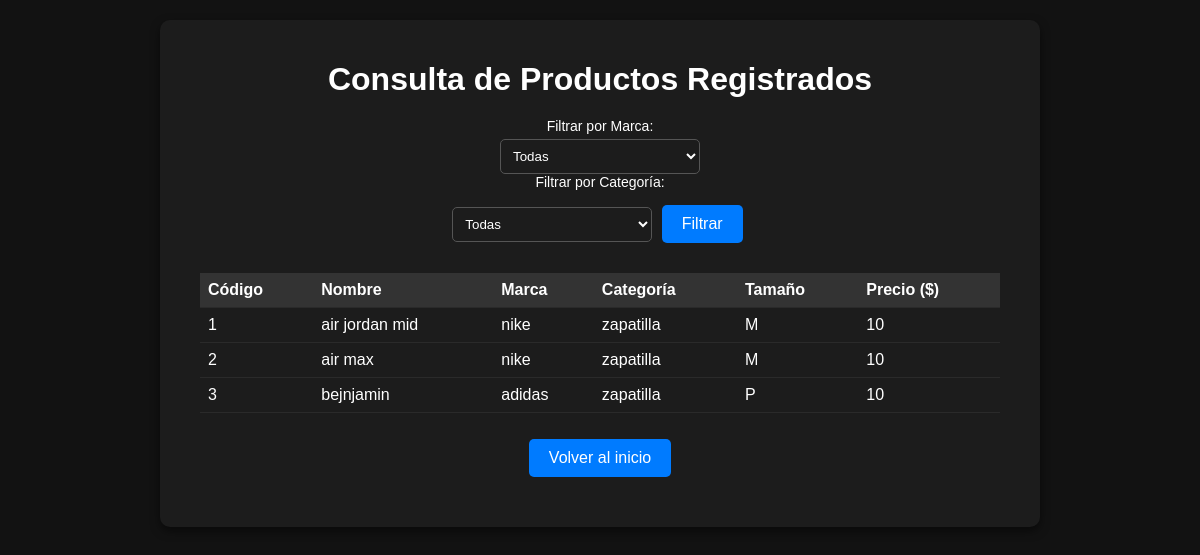
Page /consulta/ (signed in) on the committed database.
### app/models.py (models this page shows, shortened)
class Producto(models.Model):
    TAMAÑOS = (
        ('P', 'Pequeño'),
        ('M', 'Mediano'),
        ('G', 'Grande'),
    )
    codigo = models.AutoField(primary_key=True)
    nombre = models.CharField(max_length=50, blank=False, null=False)
    precio = models.IntegerField(blank=False, null=False)
    tamaño = models.CharField(max_length=1, choices=TAMAÑOS)
    categoria = models.ForeignKey(Categoria, on_delete=models.CASCADE)
    marca = models.ForeignKey(Marca, on_delete=models.CASCADE)

class Marca(models.Model):
    id = models.AutoField(primary_key=True)
    nombre = models.CharField(max_length=50)

class Categoria(models.Model):
    id = models.AutoField(primary_key=True)
    nombre = models.CharField(max_length=50)

### app/views.py (the view)
# urls.py: path('consulta/', views.consulta_productos, name='consulta'),
@login_required
def consulta_productos(request):
    productos = Producto.objects.all()
    marca_id = request.GET.get('marca')
    categoria_id = request.GET.get('categoria')
    if marca_id:
        productos = productos.filter(marca_id=marca_id)
    if categoria_id:
        productos = productos.filter(categoria_id=categoria_id)
    marcas = Marca.objects.all()
    categorias = Categoria.objects.all()
    return render(request, 'productos/consulta.html', {
        'productos': productos,
        'marcas': marcas,
        'categorias': categorias,
    })

### app/templates/productos/consulta.html (shortened to what this page needs)
<!DOCTYPE html>
<html lang="es">
<head>
    {% load static %}
    <link rel="stylesheet" href="{% static 'styles.css' %}">
</head>
<body>
    <div class="container">
        <h1>Consulta de Productos Registrados</h1>
        <form method="GET" action=".">
            <label for="marca">Filtrar por Marca:</label>
            <select name="marca" id="marca">
                <option value="">Todas</option>
            </select>
            <label for="categoria">Filtrar por Categoría:</label>
            <select name="categoria" id="categoria">
                <option value="">Todas</option>
            </select>
            <input type="submit" value="Filtrar">
        </form>
        <table>
            <tr>
                <th>Código</th>
                <th>Nombre</th>
                <th>Marca</th>
                <th>Categoría</th>
                <th>Tamaño</th>
                <th>Precio ($)</th>
            </tr>
            {% for producto in productos %}
            <tr>
                <td>{{ producto.codigo }}</td>
                <td>{{ producto.nombre }}</td>
                <td>{{ producto.marca.nombre }}</td>
                <td>{{ producto.categoria.nombre }}</td>
                <td>{{ producto.tamaño }}</td>
                <td>{{ producto.precio }}</td>
            </tr>
            {% endfor %}
        </table>
        <p><a href="{% url 'index' %}" class="btn">Volver al inicio</a></p>
    </div>
</body>
</html>

### app/static/styles.css (style rules this page uses)
body { font-family: 'Arial', sans-serif; background-color: #121212; margin: 0; padding: 0; display: flex; justify-content: center; align-items: flex-start; min-height: 100vh; box-sizing: border-box; color: #ffffff; }
.container { text-align: center; background-color: #1c1c1c; border-radius: 10px; padding: 20px 40px; width: 90%; max-width: 800px; box-shadow: 0px 4px 10px rgba(0, 0, 0, 0.5); margin: 20px 0; position: relative; }
h1 { color: #ffffff; margin-bottom: 20px; }
p { color: #b3b3b3; margin-bottom: 20px; }
button, input[type="submit"], a.btn { background-color: #007bff; border: none; color: white; padding: 10px 20px; font-size: 16px; text-align: center; text-decoration: none; display: inline-block; margin: 10px 5px; border-radius: 5px; cursor: pointer; transition: background-color 0.3s ease; }
a.btn { display: inline-block; }
table { width: 100%; border-collapse: collapse; margin-top: 20px; }
th, td { text-align: left; padding: 8px; border-bottom: 1px solid #2a2a2a; }
th { background-color: #333333; color: #ffffff; }
td { background-color: #1c1c1c; color: #ffffff; }
select, input[type="text"], input[type="number"], input[type="password"] { padding: 8px; border: 1px solid #555555; border-radius: 5px; background-color: #1c1c1c; color: white; width: 100%; max-width: 200px; }
label { color: #ffffff; font-size: 14px; display: block; margin-bottom: 5px; }

### rows in the picture
Producto: codigo "1", nombre "air jordan mid", marca.nombre "nike", categoria.nombre "zapatilla", tamaño "M", precio "10"
Producto: codigo "2", nombre "air max", marca.nombre "nike", categoria.nombre "zapatilla", tamaño "M", precio "10"
Producto: codigo "3", nombre "bejnjamin", marca.nombre "adidas", categoria.nombre "zapatilla", tamaño "P", precio "10"
